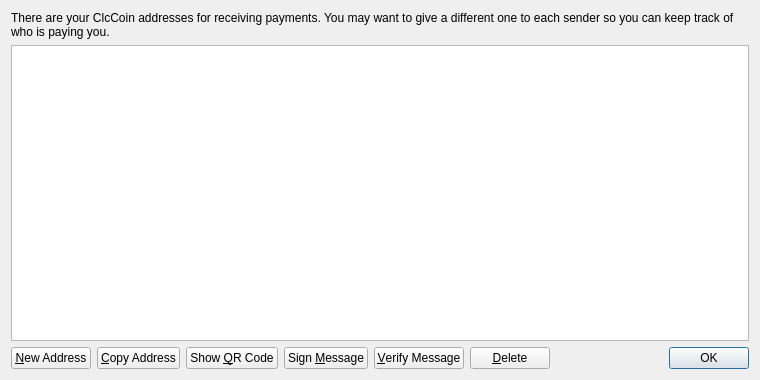
<?xml version="1.0" encoding="UTF-8"?>
<ui version="4.0">
 <class>AddressBookPage</class>
 <widget class="QWidget" name="AddressBookPage">
  <property name="geometry">
   <rect>
    <x>0</x>
    <y>0</y>
    <width>760</width>
    <height>380</height>
   </rect>
  </property>
  <property name="windowTitle">
   <string>Address Book</string>
  </property>
  <layout class="QVBoxLayout" name="verticalLayout">
   <item>
    <widget class="QLabel" name="labelExplanation">
     <property name="text">
      <string>There are your ClcCoin addresses for receiving payments. You may want to give a different one to each sender so you can keep track of who is paying you.</string>
     </property>
     <property name="textFormat">
      <enum>Qt::PlainText</enum>
     </property>
     <property name="wordWrap">
      <bool>true</bool>
     </property>
    </widget>
   </item>
   <item>
    <widget class="QTableView" name="tableView">
     <property name="contextMenuPolicy">
      <enum>Qt::CustomContextMenu</enum>
     </property>
     <property name="toolTip">
      <string>Double-click to edit address or label</string>
     </property>
     <property name="tabKeyNavigation">
      <bool>false</bool>
     </property>
     <property name="alternatingRowColors">
      <bool>true</bool>
     </property>
     <property name="selectionMode">
      <enum>QAbstractItemView::SingleSelection</enum>
     </property>
     <property name="selectionBehavior">
      <enum>QAbstractItemView::SelectRows</enum>
     </property>
     <property name="sortingEnabled">
      <bool>true</bool>
     </property>
     <attribute name="verticalHeaderVisible">
      <bool>false</bool>
     </attribute>
    </widget>
   </item>
   <item>
    <layout class="QHBoxLayout" name="horizontalLayout">
     <item>
      <widget class="QPushButton" name="newAddressButton">
       <property name="toolTip">
        <string>Create a new address</string>
       </property>
       <property name="text">
        <string>&amp;New Address</string>
       </property>
       <property name="icon">
        <iconset resource="../bitcoin.qrc">
         <normaloff>:/icons/add</normaloff>:/icons/add</iconset>
       </property>
      </widget>
     </item>
     <item>
      <widget class="QPushButton" name="copyToClipboard">
       <property name="toolTip">
        <string>Copy the currently selected address to the system clipboard</string>
       </property>
       <property name="text">
        <string>&amp;Copy Address</string>
       </property>
       <property name="icon">
        <iconset resource="../bitcoin.qrc">
         <normaloff>:/icons/editcopy</normaloff>:/icons/editcopy</iconset>
       </property>
      </widget>
     </item>
     <item>
      <widget class="QPushButton" name="showQRCode">
       <property name="text">
        <string>Show &amp;QR Code</string>
       </property>
       <property name="icon">
        <iconset resource="../bitcoin.qrc">
         <normaloff>:/icons/qrcode</normaloff>:/icons/qrcode</iconset>
       </property>
      </widget>
     </item>
     <item>
      <widget class="QPushButton" name="signMessage">
       <property name="toolTip">
        <string>Sign a message to prove you own a ClcCoin address</string>
       </property>
       <property name="text">
        <string>Sign &amp;Message</string>
       </property>
       <property name="icon">
        <iconset resource="../bitcoin.qrc">
         <normaloff>:/icons/edit</normaloff>:/icons/edit</iconset>
       </property>
      </widget>
     </item>
     <item>
      <widget class="QPushButton" name="verifyMessage">
       <property name="toolTip">
        <string>Verify a message to ensure it was signed with a specified ClcCoin address</string>
       </property>
       <property name="text">
        <string>&amp;Verify Message</string>
       </property>
       <property name="icon">
        <iconset resource="../bitcoin.qrc">
         <normaloff>:/icons/transaction_0</normaloff>:/icons/transaction_0</iconset>
       </property>
      </widget>
     </item>
     <item>
      <widget class="QPushButton" name="deleteButton">
       <property name="toolTip">
        <string>Delete the currently selected address from the list</string>
       </property>
       <property name="text">
        <string>&amp;Delete</string>
       </property>
       <property name="icon">
        <iconset resource="../bitcoin.qrc">
         <normaloff>:/icons/remove</normaloff>:/icons/remove</iconset>
       </property>
      </widget>
     </item>
     <item>
      <spacer name="horizontalSpacer">
       <property name="orientation">
        <enum>Qt::Horizontal</enum>
       </property>
       <property name="sizeHint" stdset="0">
        <size>
         <width>40</width>
         <height>20</height>
        </size>
       </property>
      </spacer>
     </item>
     <item>
      <widget class="QDialogButtonBox" name="buttonBox">
       <property name="sizePolicy">
        <sizepolicy hsizetype="Maximum" vsizetype="Fixed">
         <horstretch>0</horstretch>
         <verstretch>0</verstretch>
        </sizepolicy>
       </property>
       <property name="standardButtons">
        <set>QDialogButtonBox::Ok</set>
       </property>
      </widget>
     </item>
    </layout>
   </item>
  </layout>
 </widget>
 <resources>
  <include location="../bitcoin.qrc"/>
 </resources>
 <connections/>
</ui>
